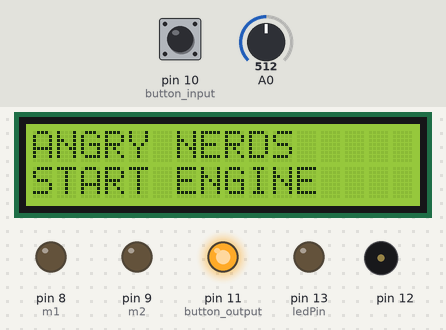
Bench run of a sketch on a simulated Arduino Uno, built with avr-gcc and run on an emulated ATmega328P. Shown: 16×2 character LCD, output pins drawn as LEDs (lit = HIGH), buzzer (waves = sounding). Inputs (shaded band) come from the test bench; at power-on: pin 10 (button_input) LOW, A0 = 512. What the sketch prints to the serial monitor is not drawn.

Above: at 1.3 s.
1.4 s: pin 10 (button_input) pulled HIGH for 1.85 s
At 3.0 s:
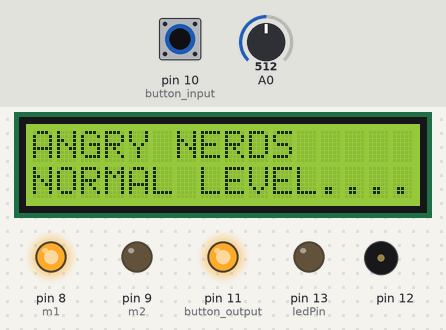
4.7 s: A0 set to 610
At 6.0 s:
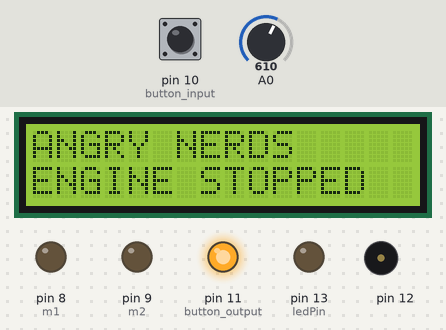
9.9 s: pin 10 (button_input) pulled HIGH for 1.85 s
At 12.2 s:
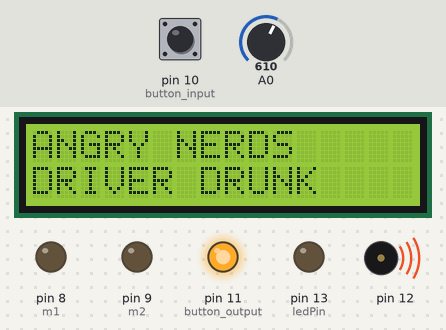
14.1 s: A0 set to 590
At 15.5 s:
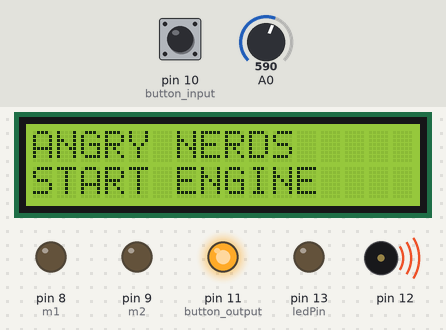
19.3 s: A0 set to 716
At 21.6 s:
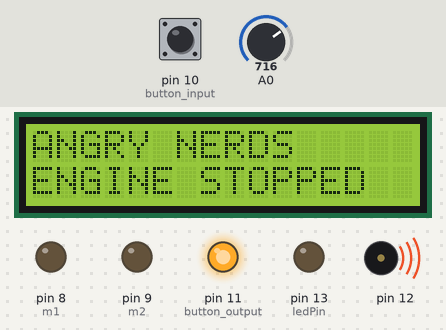
23.8 s: A0 set to 511
At 26.2 s:
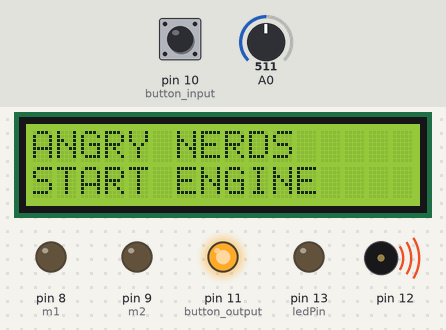
Timing chart, 0 to 27.7 s (numbered marks = the images above; inputs shaded):
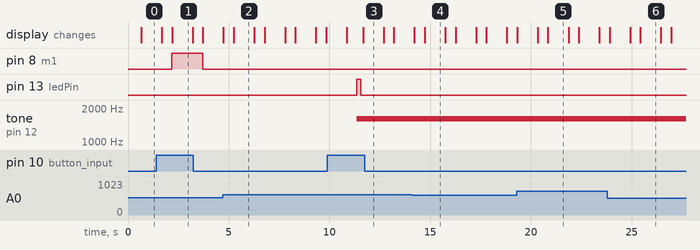

Measured:
- after the input at 1.4 s, pin 8 (m1): LOW → HIGH after 0.77 s, → LOW 1.5 s later; the display: first differs from a run without the input after 0.79 s (image 1)
- after the input at 4.7 s, the display: first differs from a run without the input after 0.55 s (image 2)
- after the input at 9.9 s, pin 13 (ledPin): LOW → HIGH after 1.5 s, → LOW 0.20 s later; tone on pin 12: silent → 1600 Hz after 1.5 s
- after the input at 14.1 s, the display: first differs from a run without the input after 0.63 s (image 4)
- after the input at 19.3 s, the display: first differs from a run without the input after 1.5 s (image 5)
- after the input at 23.8 s, the display: first differs from a run without the input after 1.6 s (image 6)
- what the display in image 1 shows lasts 1.0 s, from 2.2 s to 3.2 s

The sketch:

AlcoholDetectionEngineLocking.ino
```cpp
#include <Wire.h>
#include <LiquidCrystal_I2C.h>

LiquidCrystal_I2C lcd(0x27,16,2);
const int ledPin=13;
const int m1=8;
const int m2=9;
const int button_input=10;
const int button_output=11;
const int threshold=600;
int buttonstate;
int LED1 = 13;


void setup() {
  lcd.begin(16,2);
  lcd.init();
  lcd.backlight();
  Serial.begin(9600);
  pinMode(LED1, OUTPUT);
  pinMode(A0,INPUT);
  pinMode(ledPin,OUTPUT);
  pinMode(m1,OUTPUT);
  pinMode(m2,OUTPUT);
  pinMode(button_input,INPUT);
  pinMode(button_output,OUTPUT);
  digitalWrite (button_output,HIGH);
}

void loop() {
    lcd.clear();
    int a=analogRead(A0);
    Serial.println(a);
    lcd.clear();
    lcd.setCursor(0,0);
    lcd.print("ANGRY NERDS");
    lcd.setCursor(0,1);
    delay(500);
    buttonstate=digitalRead(button_input);
    if(a>threshold)
    {
      if (buttonstate==1)
      {
        digitalWrite(ledPin,1);
        digitalWrite(m1,0);
        digitalWrite(m2,0);
        tone(12,1600);
        digitalWrite(LED1, HIGH);
        delay(200);
        digitalWrite(LED1, LOW);
        delay(100);
        lcd.print("DRIVER DRUNK");
        delay(1000);
      }
      else if (buttonstate==0)
      {
        digitalWrite (m1,0);
        digitalWrite (m2,0);
        lcd.print("ENGINE STOPPED");
        delay (1000);
      }
    }
    else if (a<threshold)
        {
          if (buttonstate==1)
          {
            digitalWrite(ledPin,0);
            digitalWrite(m1,1);
            digitalWrite(m2,0);
            lcd.print("NORMAL LEVEL....");
            noTone(12);
            delay(1000);
          }
          else if (buttonstate==0)
          {
            digitalWrite (m1,0);
            digitalWrite (m2,0);
            lcd.print("START ENGINE");
            delay(1000);
          }

        }
}
```
